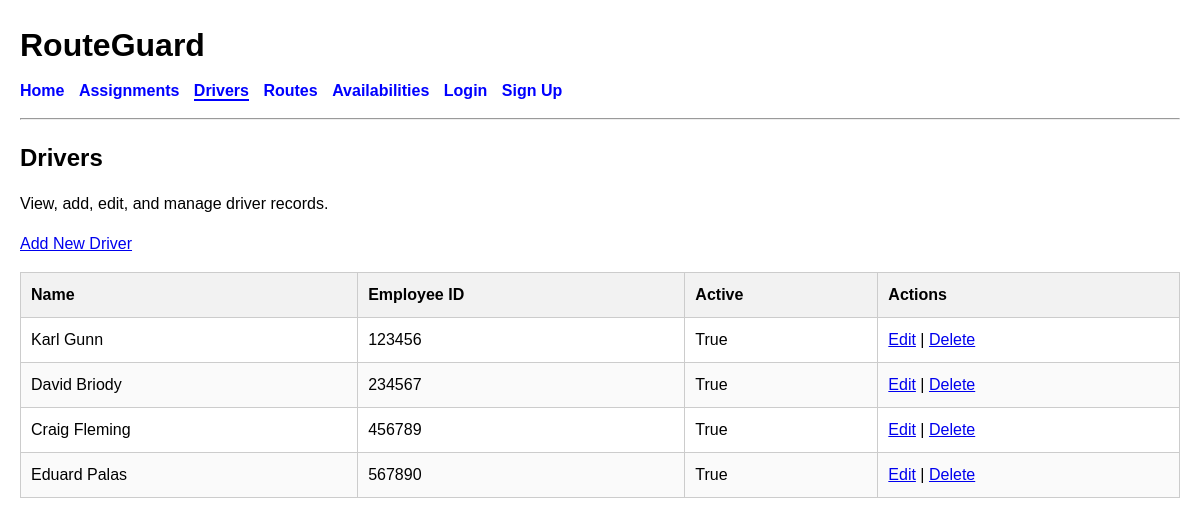
The app's page /drivers/ with its own data.
### planner/models.py (models this page shows, shortened)
class Driver(models.Model):
    name = models.CharField(max_length=100)
    employee_id = models.CharField(max_length=20, unique=True)
    active = models.BooleanField(default=True)

### planner/views.py (the view)
# urls.py: path("drivers/", views.driver_list, name="driver_list"),
def driver_list(request):
    drivers = Driver.objects.all()
    return render(
        request,
        "planner/driver_list.html",
        {"drivers": drivers},
    )

### planner/templates/planner/driver_list.html
{% extends "base.html" %}
{% block content %}
<h2>Drivers</h2>
<p>View, add, edit, and manage driver records.</p>
<p><a href="{% url 'create_driver' %}">Add New Driver</a></p>
{% if drivers %}
    <table>
        <thead>
            <tr>
                <th>Name</th>
                <th>Employee ID</th>
                <th>Active</th>
                <th>Actions</th>
            </tr>
        </thead>
        <tbody>
            {% for driver in drivers %}
                <tr>
                    <td>{{ driver.name }}</td>
                    <td>{{ driver.employee_id }}</td>
                    <td>{{ driver.active }}</td>
                    <td>
                        <a href="{% url 'edit_driver' driver.id %}">Edit</a>
                        |
                        <a href="{% url 'delete_driver' driver.id %}">Delete</a>
                    </td>
                </tr>
            {% endfor %}
        </tbody>
    </table>
{% else %}
    <p>No drivers have been added yet.</p>
{% endif %}
{% endblock %}

### static/css/style.css (style rules this page uses)
body { font-family: Arial, sans-serif; margin: 20px; line-height: 1.5; }
h1, h2 { margin-bottom: 10px; }
table { width: 100%; border-collapse: collapse; margin-top: 15px; margin-bottom: 20px; }
th, td { border: 1px solid #ccc; padding: 10px; text-align: left; }
th { background-color: #f2f2f2; }
tr:nth-child(even) { background-color: #fafafa; }

### records on screen
Driver: name "Karl Gunn", employee_id "123456", active "True"
Driver: name "David Briody", employee_id "234567", active "True"
Driver: name "Craig Fleming", employee_id "456789", active "True"
Driver: name "Eduard Palas", employee_id "567890", active "True"
